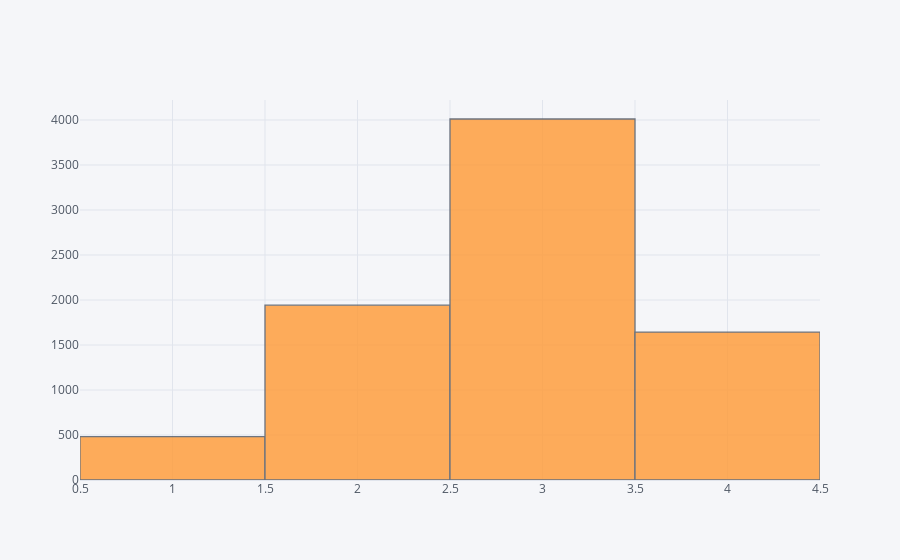

The code cell stored with this chart in its notebook:
### Code cell
df['funds_ranking'].iplot(kind = 'hist')

### Figure 1 — Plotly figure (JSON) as saved in the notebook; plotly's stock layout.template omitted (floating-point values rounded to 4 significant figures; data arrays with more than 128 entries replaced by an {"elided": "..."} marker saying what was removed)
{"data": [{"histfunc": "count", "histnorm": "", "marker": {"color": "rgba(255, 153, 51, 1.0)", "line": {"color": "#4D5663", "width": 1.3}}, "name": "funds_ranking", "opacity": 0.8, "orientation": "v", "type": "histogram", "x": {"elided": "8080 int values"}}], "layout": {"autosize": true, "barmode": "overlay", "legend": {"bgcolor": "#F5F6F9", "font": {"color": "#4D5663"}}, "paper_bgcolor": "#F5F6F9", "plot_bgcolor": "#F5F6F9", "title": {"font": {"color": "#4D5663"}}, "xaxis": {"autorange": true, "gridcolor": "#E1E5ED", "range": [0.5, 4.5], "showgrid": true, "tickfont": {"color": "#4D5663"}, "title": {"font": {"color": "#4D5663"}, "text": ""}, "type": "linear", "zerolinecolor": "#E1E5ED"}, "yaxis": {"autorange": true, "gridcolor": "#E1E5ED", "range": [0, 4222.0], "showgrid": true, "tickfont": {"color": "#4D5663"}, "title": {"font": {"color": "#4D5663"}, "text": ""}, "zerolinecolor": "#E1E5ED"}}}
